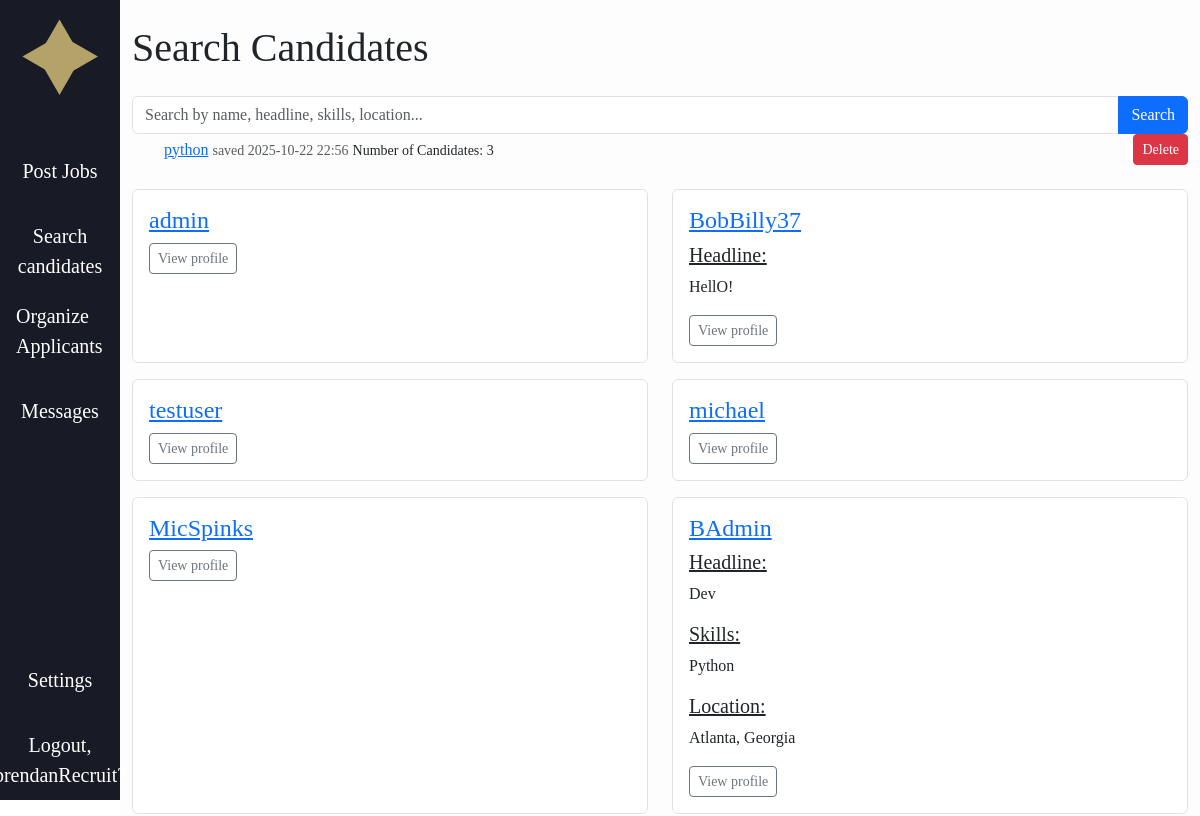
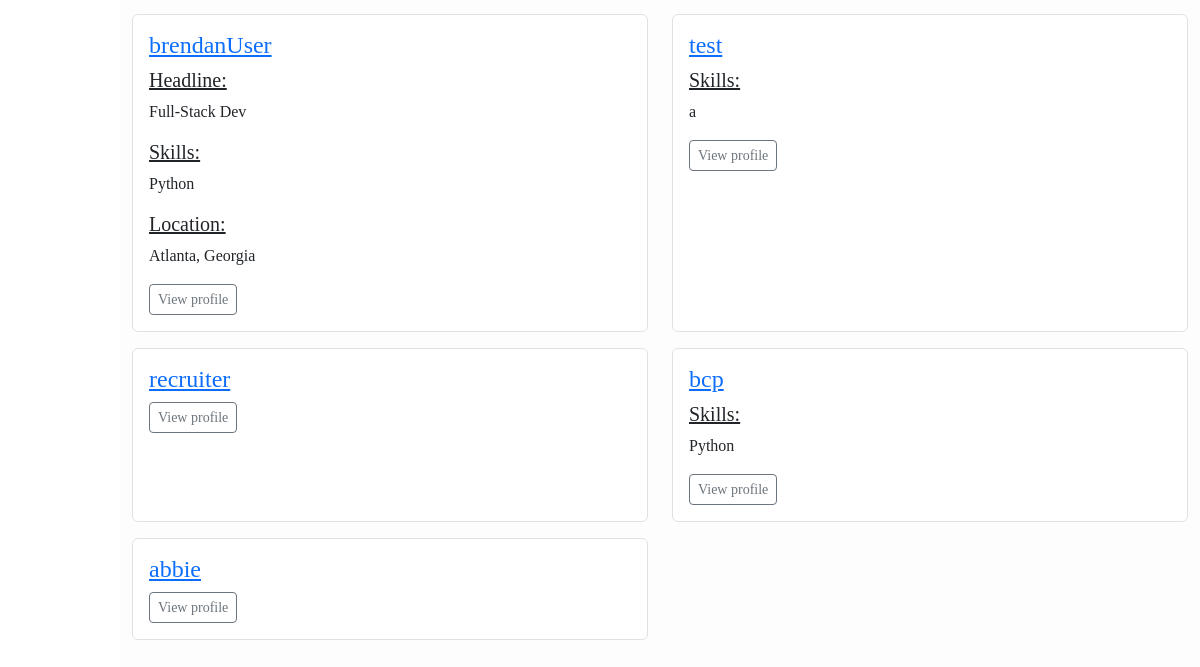
Before: /recruiter/searchcandidates (signed in) with the older database file (2 pictures, top to bottom).
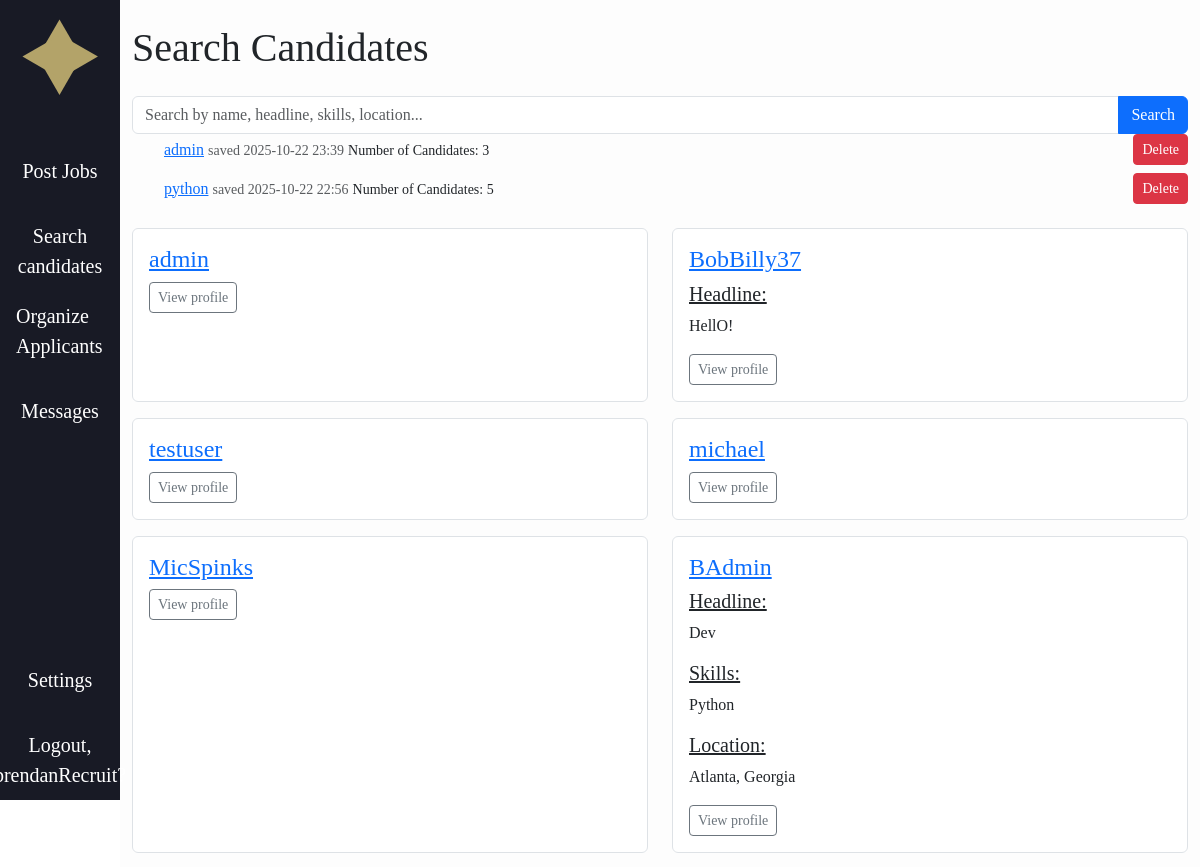
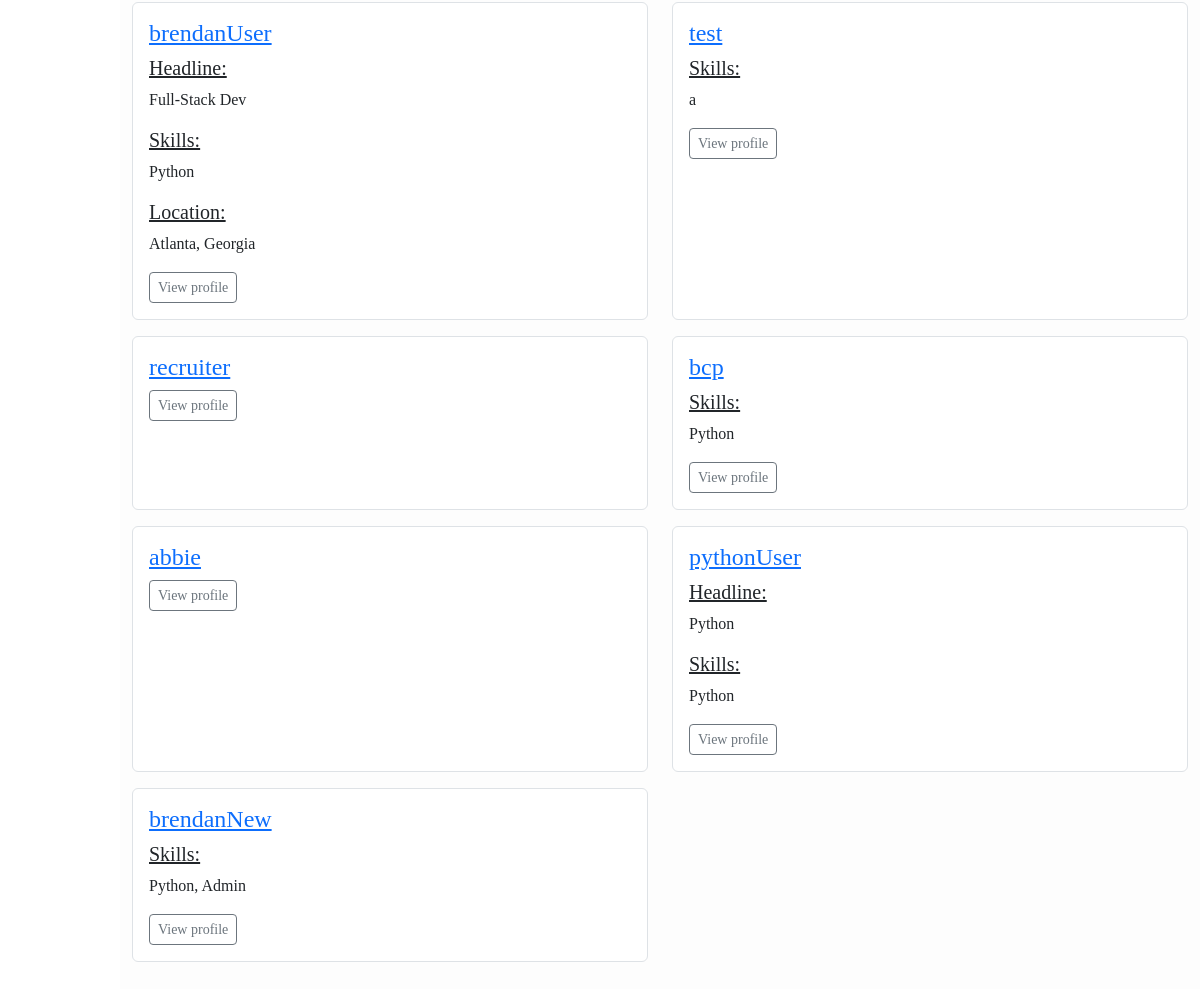
After: the same page with the newer database file (2 pictures, top to bottom).
### Rhome/models.py (models this page shows, shortened)
class SavedSearch(models.Model):
    user = models.ForeignKey(User, on_delete=models.CASCADE, related_name='saved_searches')
    name = models.CharField(max_length=100, blank=True)
    query = models.CharField(max_length=255)
    num_of_matches = models.IntegerField(
        default = 0,
    )
    created_at = models.DateTimeField(auto_now_add=True)

### accounts/models.py (models this page shows, shortened)
class CustomUser(AbstractUser):
    ROLE_CHOICES = (
        ("recruiter", "Recruiter"),
        ("user", "User"),
    )
    role = models.CharField(max_length=20, choices=ROLE_CHOICES, default="user")
    fname = models.CharField(max_length=30, blank=True, default='')
    lname = models.CharField(max_length=30, blank=True, default='')
    headline = models.CharField(max_length=255, blank=True, default='')
    skills = models.TextField(blank=True, default='')
    education = models.TextField(blank=True, default='')
    work_experience = models.TextField(blank=True, default='')
    location = models.CharField(max_length=255, blank=True, default='')
    links = models.TextField(blank=True, default='')
    show_headline = models.BooleanField(default=True)
    show_skills = models.BooleanField(default=True)
    show_education = models.BooleanField(default=True)
    show_work_experience = models.BooleanField(default=True)
    show_location = models.BooleanField(default=True)
    show_links = models.BooleanField(default=True)

### Rhome/views.py (the view, shortened to what this page needs)
# urls.py: path('searchcandidates', views.searchcandidates, name='Rhome.searchcandidates'),
def searchcandidates(request):
    User = get_user_model()
    query = request.GET.get('q', '').strip()
    candidates = User.objects.filter(role='user')
    saved_searches = SavedSearch.objects.filter(user=request.user).order_by('-created_at')
    already_saved = any(s.query.lower() == query.lower() for s in saved_searches)
    if already_saved == True:
        print("saved")
    for search in saved_searches:
        current_matches = User.objects.filter(role='user').filter(
            models.Q(username__icontains=search.query) |
            models.Q(headline__icontains=search.query) |
            models.Q(skills__icontains=search.query) |
            models.Q(location__icontains=search.query)
        ).count()
        if search.num_of_matches != current_matches:
            search.num_of_matches = current_matches
            search.save()
    return render(request, 'Rhome/searchcandidates.html', {
        'candidates': candidates,
        'query': query,
        'saved_searches': saved_searches,
        'already_saved': already_saved,
    })

### jobble/context_processors.py (called while the page is built)
def user_template(request):
    if request.user.is_authenticated:
        if request.user.is_superuser:
            return {"base_template": "baseA.html"}   # special admin template
        elif getattr(request.user, "role", "").lower() == "recruiter":
            return {"base_template": "baseR.html"}   # recruiter template
        else:
            return {"base_template": "base.html"}    # regular user
    return {"base_template": "base.html"}           # default for anonymous users

### Rhome/templates/Rhome/searchcandidates.html (shortened to what this page needs)
{% extends base_template %}
{% load static %}
{% block content %}
<div class="container py-4">
	<h1 class="mb-4">Search Candidates</h1>
	<form method="get" class="mb-4">
		<div class="input-group">
			<input name="q" value="{{ query }}" class="form-control" placeholder="Search by name, headline, skills, location...">
			<button class="btn btn-primary" type="submit">Search</button>
		</div>
	<ul>
		{% for s in saved_searches %}
			<li class="d-flex justify-content-between align-items-center mb-2">
			<div>
				<a href="?q={{ s.query }}">{{ s.name|default:s.query }}</a>
				<small class="text-muted">saved {{ s.created_at|date:"Y-m-d H:i" }}</small>
				<small>Number of Candidates: {{ s.num_of_matches }}</small>
			</div>
			<form method="post" action="{% url 'delete_saved_search' s.id %}" style="margin:0;">
				<button type="submit" class="btn btn-sm btn-danger" onclick="return confirm('Delete this saved search?');">Delete</button>
			</form>
			</li>
		{% endfor %}
	</ul>
	{% if candidates %}
		<div class="row">
			{% for c in candidates %}
			<div class="col-md-6 mb-3">
				<div class="card h-100">
					<div class="card-body">
						<h4 class="card-title"><a href="{% url 'accounts.profile_detail' c.username %}">{{ c.username }}</a></h4>
						{% if c.show_headline and c.headline %}
						<h5><u>Headline:</u></h5>
						<p>{{ c.headline }}</p>
						{% endif %}
						{% if c.show_skills and c.skills %}
						<h5><u>Skills:</u></h5>
						<p>{{ c.skills|linebreaksbr }}</p>
						{% endif %}
						{% if c.show_location and c.location %}
						<h5><u>Location:</u></h5>
						<p>{{ c.location }}</p>
						{% endif %}
						<a href="{% url 'accounts.profile_detail' c.username %}" class="btn btn-outline-secondary btn-sm">View profile</a>
					</div>
				</div>
			</div>
			{% endfor %}
		</div>
	{% else %}
		<div class="alert alert-info">No candidates found.</div>
	{% endif %}
</div>
{% endblock content %}

Changed rows visible on the page:
added SavedSearch: name "admin", created_at "2025-10-22 23:39", num_of_matches "3"
changed SavedSearch "python": num_of_matches "3" → "5"
added CustomUser: username "pythonUser", headline "Python", skills "Python"
added CustomUser: username "brendanNew", skills "Python, Admin"
